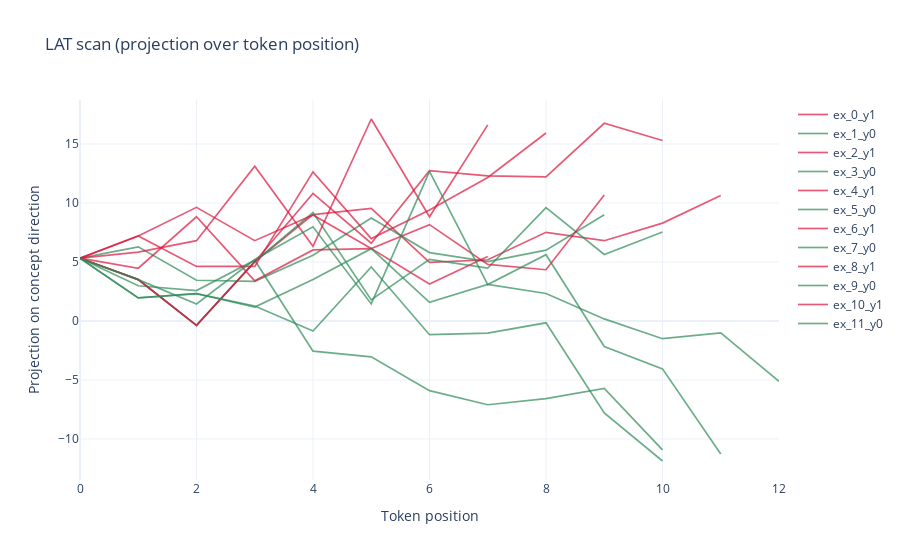

The notebook cell saved with this chart:
### Code cell
# Build dense or sparse feature space for direction/probe fitting.
sparse_projector = None
X_probe = X
if CFG.direction_method.startswith("sparse_"):
    sparse_projector = build_sparse_projector(CFG, X)
    X_probe = sparse_projector.encode(X)
    print("Sparse feature matrix shape:", X_probe.shape)

probe, train_pack, calib_pack, test_pack, metrics = train_linear_probe(
    X_probe,
    labels,
    test_size=CFG.test_size,
    calib_size=CFG.calib_size,
    random_state=CFG.random_state,
)
X_train, y_train = train_pack
X_calib, y_calib = calib_pack
X_test, y_test = test_pack

print("Accuracy:", round(metrics["accuracy"], 4))
print("ROC AUC:", round(metrics["roc_auc"], 4))
print(metrics["report"])

direction = make_direction(
    method=CFG.direction_method,
    X_train=X_train,
    y_train=y_train,
    probe=probe,
)

scans = lat_scan(trajectories, direction, sparse_projector=sparse_projector)
plot_lat_scans(scans, labels)

### Figure 1 — Plotly figure (JSON) as saved in the notebook; plotly's stock layout.template omitted (floating-point values rounded to 4 significant figures)
{"data": [{"line": {"color": "crimson", "width": 1.7}, "mode": "lines", "name": "ex_0_y1", "opacity": 0.7, "type": "scatter", "x": [0, 1, 2, 3, 4, 5, 6, 7, 8, 9, 10, 11], "y": [5.323, 3.508, -0.3749, 5.024, 9.014, 9.537, 4.966, 5.193, 7.515, 6.806, 8.296, 10.64]}, {"line": {"color": "seagreen", "width": 1.7}, "mode": "lines", "name": "ex_1_y0", "opacity": 0.7, "type": "scatter", "x": [0, 1, 2, 3, 4, 5, 6, 7, 8, 9], "y": [5.323, 6.288, 3.452, 3.366, 5.571, 8.723, 5.796, 5.035, 6.002, 9.006]}, {"line": {"color": "crimson", "width": 1.7}, "mode": "lines", "name": "ex_2_y1", "opacity": 0.7, "type": "scatter", "x": [0, 1, 2, 3, 4, 5, 6, 7], "y": [5.325, 4.471, 8.832, 3.402, 6.024, 6.135, 3.136, 5.466]}, {"line": {"color": "seagreen", "width": 1.7}, "mode": "lines", "name": "ex_3_y0", "opacity": 0.7, "type": "scatter", "x": [0, 1, 2, 3, 4, 5, 6, 7, 8, 9, 10], "y": [5.323, 3.508, -0.3749, 5.024, 9.188, 1.789, 5.219, 4.48, 9.612, 5.639, 7.538]}, {"line": {"color": "crimson", "width": 1.7}, "mode": "lines", "name": "ex_4_y1", "opacity": 0.7, "type": "scatter", "x": [0, 1, 2, 3, 4, 5, 6, 7, 8, 9], "y": [5.323, 7.201, 9.631, 6.808, 8.981, 6.14, 8.165, 4.802, 4.345, 10.68]}, {"line": {"color": "seagreen", "width": 1.7}, "mode": "lines", "name": "ex_5_y0", "opacity": 0.7, "type": "scatter", "x": [0, 1, 2, 3, 4, 5, 6, 7, 8, 9, 10], "y": [5.323, 2.983, 2.578, 5.155, -2.558, -3.039, -5.906, -7.098, -6.587, -5.719, -10.93]}, {"line": {"color": "crimson", "width": 1.7}, "mode": "lines", "name": "ex_6_y1", "opacity": 0.7, "type": "scatter", "x": [0, 1, 2, 3, 4, 5, 6, 7, 8, 9, 10], "y": [5.323, 3.508, -0.3749, 5.024, 10.82, 6.595, 12.74, 12.3, 12.22, 16.76, 15.3]}, {"line": {"color": "seagreen", "width": 1.7}, "mode": "lines", "name": "ex_7_y0", "opacity": 0.7, "type": "scatter", "x": [0, 1, 2, 3, 4, 5, 6, 7, 8, 9, 10], "y": [5.323, 1.952, 2.317, 1.27, -0.8486, 4.583, -1.161, -1.023, -0.1527, -7.796, -11.87]}, {"line": {"color": "crimson", "width": 1.7}, "mode": "lines", "name": "ex_8_y1", "opacity": 0.7, "type": "scatter", "x": [0, 1, 2, 3, 4, 5, 6, 7], "y": [5.325, 5.839, 6.81, 13.12, 6.325, 17.12, 8.832, 16.62]}, {"line": {"color": "seagreen", "width": 1.7}, "mode": "lines", "name": "ex_9_y0", "opacity": 0.7, "type": "scatter", "x": [0, 1, 2, 3, 4, 5, 6, 7, 8, 9, 10, 11, 12], "y": [5.323, 1.951, 2.323, 1.179, 3.524, 6.133, 1.584, 3.096, 2.33, 0.1755, -1.502, -1.002, -5.117]}, {"line": {"color": "crimson", "width": 1.7}, "mode": "lines", "name": "ex_10_y1", "opacity": 0.7, "type": "scatter", "x": [0, 1, 2, 3, 4, 5, 6, 7, 8], "y": [5.325, 7.201, 4.621, 4.63, 12.64, 6.983, 9.412, 12.17, 15.93]}, {"line": {"color": "seagreen", "width": 1.7}, "mode": "lines", "name": "ex_11_y0", "opacity": 0.7, "type": "scatter", "x": [0, 1, 2, 3, 4, 5, 6, 7, 8, 9, 10, 11], "y": [5.323, 3.508, 1.446, 5.211, 7.982, 1.446, 12.68, 3.09, 5.618, -2.16, -4.059, -11.28]}], "layout": {"title": {"text": "LAT scan (projection over token position)"}, "xaxis": {"title": {"text": "Token position"}}, "yaxis": {"title": {"text": "Projection on concept direction"}}}}
